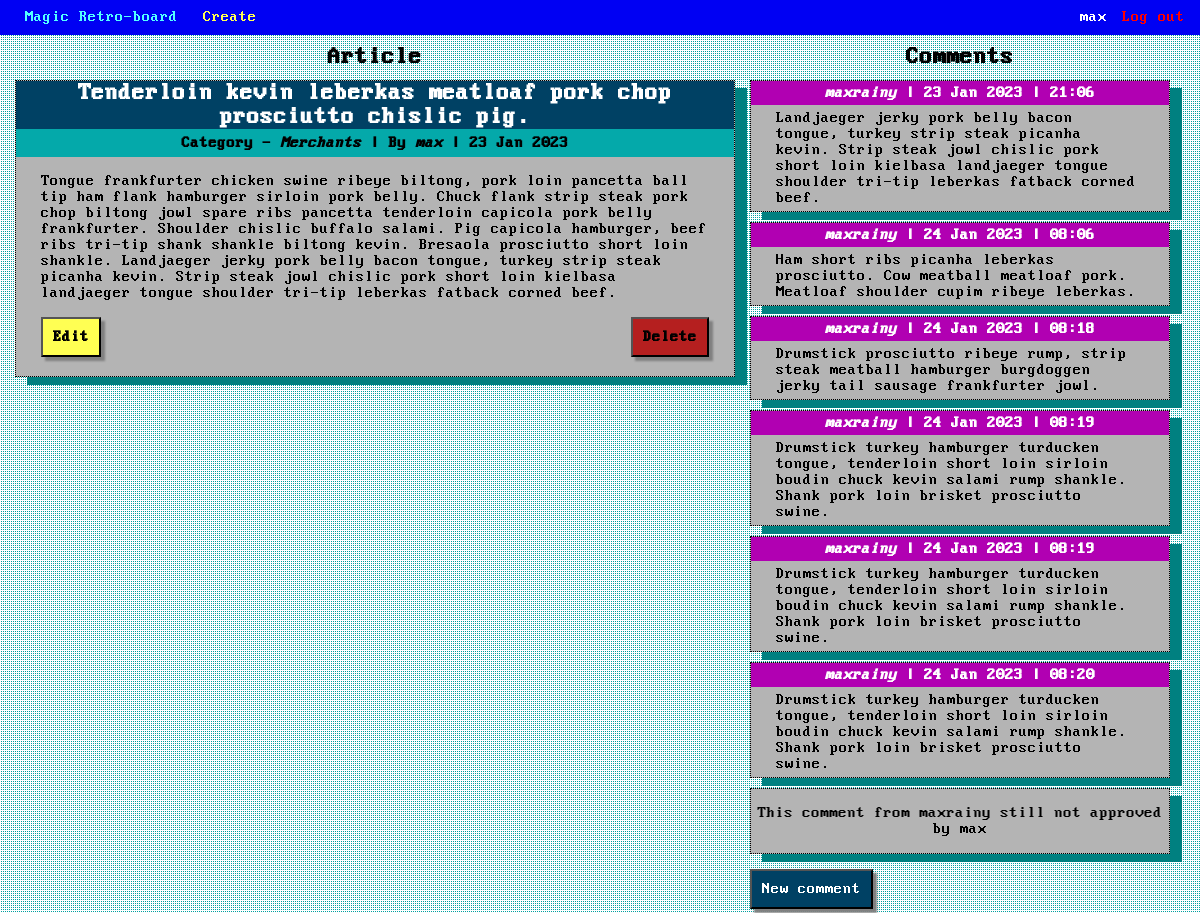
/news/2 (signed in), run on the app's committed database.
### board/models.py (models this page shows, shortened)
class Post(models.Model):
    title = models.CharField(max_length=255)  # title column
    text = RichTextUploadingField()  # text column
    created = models.DateTimeField(auto_now_add=True)
    category = models.ForeignKey(Category, on_delete=models.CASCADE, related_name='post_category')  # o-t-o - Category
    author = models.ForeignKey(User, on_delete=models.CASCADE, related_name='post_user')  # o-t-o with User

class Category(models.Model):
    name = models.CharField(unique=True, max_length=100)
    def __str__(self):
        return f'{self.name}'

class Comment(models.Model):
    author = models.ForeignKey(User, on_delete=models.CASCADE, related_name='comment_user')
    text = models.TextField(max_length=255)  # simple text field to contain the comment
    post = models.ForeignKey(Post, on_delete=models.CASCADE, related_name='comment_post')  # o-t-o with Post
    rating = models.IntegerField(default=0)  # rating of the comment, starts from 0 initially
    created = models.DateTimeField(auto_now_add=True)  # time-field with automatically managed creation time
    approved = models.BooleanField(default=False)  # to check whether comment approved by the post author or not

### board/views.py (the view)
# urls.py: path('<int:pk>', (PostDetail.as_view()), name='post_detail'),
class PostDetail(DetailView):
    model = Post
    template_name = 'post_detail.html'
    context_object_name = 'post_detail'
    def get_context_data(self, **kwargs):
        context = super(PostDetail, self).get_context_data(**kwargs)
        comments = list(
            Comment.objects.filter(post_id=self.kwargs["pk"]).values(
                'id',
                'text',
                'author__username',
                'created',
                'approved',
            )
        )
        if comments:
            context['comments'] = {
                'text': comments,
            }
        return context

### templates/post_detail.html (shortened to what this page needs)
{% extends 'flatpages/index.html' %}
{% load static %}
{% block content %}
<div class="full-height row">
    <div class="column-post">
            <h2 class="comment-heading">
                Article
            </h2>
            <div class="shadow-post dotted">
                <h2 class="title">
                    {{ post_detail.title }}
                </h2>
                <h5 class="author-cat">
                    Category - <i>{{ post_detail.category }} </i> |
                    By <i>{{ post_detail.author.username }}</i> |
                    {{ post_detail.created|date:'d M Y' }}
                </h5>
                <div class="post-text">
                    <div>
                        {{ post_detail.text|safe }}
                    </div>
                    {% if user.id == post_detail.author.id %}
                        <div>
                            <button form="update" class="button-edit">Edit</button>
                            <button form="del" class="button-del">Delete</button>
                        </div>
                    {% endif %}
                </div>
            </div>
    </div>
    <div class="column-comment">
        {% if comments %}
                <h2 class="comment-heading">
                    Comments
                </h2>
            {% for comment in comments.text %}
                {% if comment.approved %}
                    <div class="shadow-comment dotted">
                        <h4 class="author">
                            <i>{{ comment.author__username }}</i> |
                            {{ comment.created|date:'d M Y' }} |
                            {{ comment.created|date:'H:i' }}
                        </h4>
                        <div class="comment-text">
                            {{ comment.text }}
                        </div>
                    </div>
                {% else %}
                    <div class="shadow-comment dotted" style="text-align:center;">
                        <p>
                            This comment from {{ comment.author__username }} still not approved by {{ post_detail.author.username }}
                        </p>
                    </div>
                {% endif %}
            {% endfor %}
        {% else %}
            <div>
                <h2>
                    No comments
                </h2>
            </div>
        {% endif %}
        <button class="button-new" form="new_com">  New comment  </button>
    </div>
</div>
{% endblock content %}

### templates/flatpages/index.html (shortened to what this page needs)
<!DOCTYPE html>
{% load static %}
<html lang="en">
    <head>
        <link href="{% static 'css/styles.css' %}" rel="stylesheet" />
    </head>
    <body>
        <div class="nav">
            <a class="nav-left" href="/news/" style="color:#53ffff; margin-left:25px;">
                Magic Retro-board
            </a>
                <a class="nav-left" href="/news/create/" style="color: #ffff53;">
                    Create
                </a>
            {% if user.is_authenticated %}
                <a class="logout nav-right" href="/accounts/logout/" >
                    Log out
                </a>
                <a class="nav-right" href="/profile/">
                    {{ user }}
                </a>
            {% endif %}
        </div>
        {% block content %}{% endblock content %}
    </body>
</html>

### static/css/styles.css (style rules this page uses)
.logout { color: red !important; }
html, body { margin: 0px; background-image: radial-gradient(circle at 2px 2px, #00a0a0 1px, transparent 0); background-size: 2px 2px; }
h1, h2, h3, h4, h5, h6, div, span, form, button, input, select, textarea { font-family: dos; }
.nav { background-color: #0000f3; position: sticky; top: 0; height: 35px; line-height: 35px; }
.nav-left { float: left; margin-left: 25px; }
.nav-right { float: right; padding-right: 15px; }
a:link { color: white; text-decoration: none; }
.column-post { float: left; margin-left: 15px; width: 60%; }
.column-comment { margin-left: 15px; float: left; width: 35%; height: 100%; }
.row:after { content: ""; display: table; clear: both; }
.author { margin-top: 0px; margin-bottom: 5px; height: auto; background-color: #b100b2; text-align: center; padding-top:4px; padding-bottom:4px; color: white; }
.author-cat { padding-top:4px; padding-bottom:4px; margin-top:0; margin-bottom:0; height: auto; font-size:16px; background-color: #04a9aa; line-height: 20px; text-align: center; color: black; }
.title { margin-top: 0px; background-color: #004164; text-align: center; padding-top:0; color: white; margin-bottom: 0; }
.full-height { height: auto; }
.shadow-comment { margin-bottom: 10px; border: 1px, black, solid; box-shadow: 12px 8px teal; background-color: #b4b4b4; }
.shadow-post { margin-bottom: 10px; border: 1px, black, solid; box-shadow: 12px 8px teal; background-color: #b4b4b4; }
.dotted { border-style: dotted; }
.comment-heading { height: 15px; margin-top:10px; text-align: center; }
.button-new { background-color: #004164; color: white; padding: 10px; vertical-align: top; box-shadow: 4px 4px 2px gray; margin: 5px 10px 4px 0px; font-size:16px; }
.comment-text { padding-left: 25px; padding-right: 25px; margin-bottom: 5px; }
.post-text { margin-top:0px; margin-bottom: 15px; padding-left: 25px; padding-right: 25px; padding-bottom:4px; }
.button-edit { display:inline-block; background-color: #ffff53; padding: 10px; box-shadow: 4px 4px 2px gray; font-size: 16px; font-weight: bold; }
.button-del { float: right; display:inline-block; background-color: #b51f1f; padding: 10px; box-shadow: 4px 4px 2px gray; font-size: 16px; font-weight: bold; }

### data on the page
Post: title "Tenderloin kevin leberkas meatloaf pork chop prosciutto chislic pig.", category "Merchants", author.username "max", created "23 Jan 2023", text "Tongue frankfurter chicken swine ribeye biltong, pork loin pancetta ball tip ham flank hamburger sirloin pork belly. Chuck flank strip steak pork chop biltong jowl spare ribs pancetta tenderloin capicola pork belly frankfurter. Shoulder chislic buffalo salami. Pig capicola hamburger, beef ribs tri-tip shank shankle biltong kevin. Bresaola prosciutto short loin shankle. Landjaeger jerky pork belly bacon tongue, turkey strip steak picanha kevin. Strip steak jowl chislic pork short loin kielbasa landjaeger tongue shoulder tri-tip leberkas fatback corned beef."
Comment: author__username "maxrainy", created "23 Jan 2023", created "21:06", text "Landjaeger jerky pork belly bacon tongue, turkey strip steak picanha kevin. Strip steak jowl chislic pork short loin kielbasa landjaeger tongue shoulder tri-tip leberkas fatback corned beef."
Comment: author__username "maxrainy", created "24 Jan 2023", created "08:06", text "Ham short ribs picanha leberkas prosciutto. Cow meatball meatloaf pork. Meatloaf shoulder cupim ribeye leberkas."
Comment: author__username "maxrainy", created "24 Jan 2023", created "08:18", text "Drumstick prosciutto ribeye rump, strip steak meatball hamburger burgdoggen jerky tail sausage frankfurter jowl."
Comment: author__username "maxrainy", created "24 Jan 2023", created "08:19", text "Drumstick turkey hamburger turducken tongue, tenderloin short loin sirloin boudin chuck kevin salami rump shankle. Shank pork loin brisket prosciutto swine."
Comment: author__username "maxrainy", created "24 Jan 2023", created "08:19", text "Drumstick turkey hamburger turducken tongue, tenderloin short loin sirloin boudin chuck kevin salami rump shankle. Shank pork loin brisket prosciutto swine."
Comment: author__username "maxrainy", created "24 Jan 2023", created "08:20", text "Drumstick turkey hamburger turducken tongue, tenderloin short loin sirloin boudin chuck kevin salami rump shankle. Shank pork loin brisket prosciutto swine."
Comment: author__username "maxrainy"

### other printed values
{{ user }} "max"
